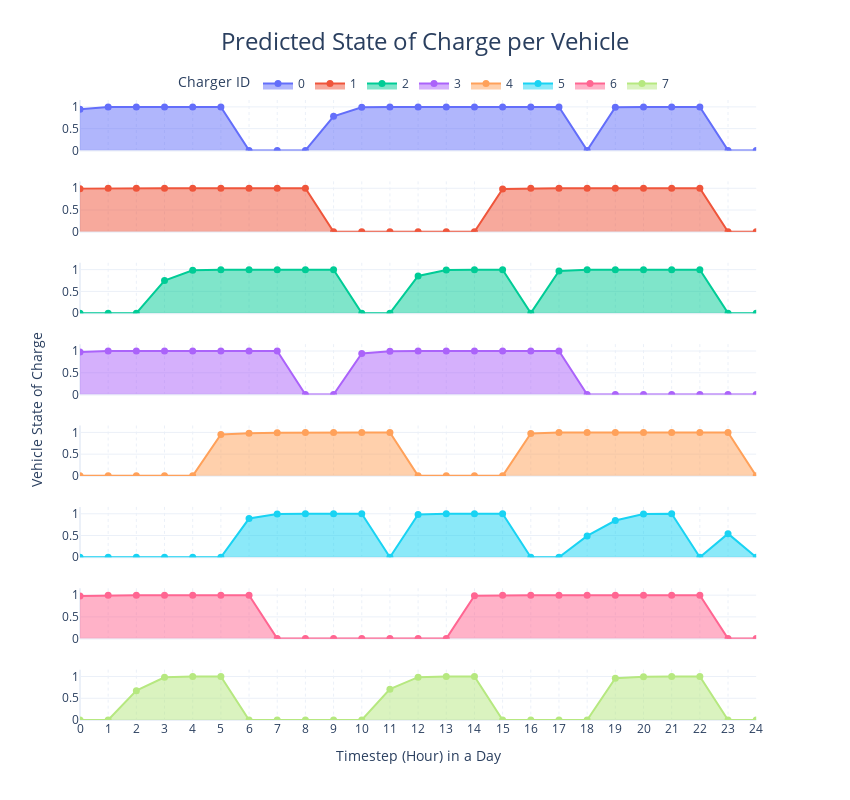

Notebook source saved alongside this figure:
### Code cell
fig = df_predicted_vehicle_soc.plot(kind="area", title="Predicted State of Charge per Vehicle", 
                                    template="plotly_white", y='Vehicle State of Charge', facet_row='Charger ID', 
                                    facet_row_spacing=0.05, color='Charger ID', markers=True, 
                                    labels=dict(index="Timestep (Hour) in a Day", value="", variable=""))
fig.update_yaxes(tickformat="%b", matches='y', title='')
fig.update_xaxes(dtick="M1", tickformat="%b", matches='x', griddash="dot", tickvals=[i for i in range(0, 25, 1)])
fig.update_traces(marker_size=7)
fig.for_each_annotation(lambda a: a.update(text="", font_size=24, y=1.07))
fig.add_annotation(x=-0.08, y=0.5, text="Vehicle State of Charge", textangle=-90, 
                   xref="paper", yref="paper", font_size=14, showarrow=False)
fig.update_layout(height=800, width=850, title=dict(xanchor="center", x=0.5, font_size=24),
                  legend=dict(orientation="h", yanchor="top", y=1.05, xanchor="center", x=0.5))
fig.show()

### Figure 1 — Plotly figure (JSON) as saved in the notebook; plotly's stock layout.template omitted (floating-point values rounded to 4 significant figures)
{"data": [{"fillpattern": {"shape": ""}, "hovertemplate": "Charger ID=0<br>Timestep (Hour) in a Day=%{x}<br>Vehicle State of Charge=%{y}<extra></extra>", "legendgroup": "0", "line": {"color": "#636efa"}, "marker": {"size": 7, "symbol": "circle"}, "mode": "markers+lines", "name": "0", "orientation": "v", "showlegend": true, "stackgroup": "1", "type": "scatter", "x": [0, 1, 2, 3, 4, 5, 6, 7, 8, 9, 10, 11, 12, 13, 14, 15, 16, 17, 18, 19, 20, 21, 22, 23, 24], "xaxis": "x8", "y": [0.9481, 0.9974, 0.9999, 1.0, 1.0, 1.0, 0, 0, 0, 0.7848, 0.9892, 0.9995, 1.0, 1.0, 1.0, 1.0, 1.0, 1.0, 0, 0.9938, 0.9997, 1.0, 1.0, 0, 0], "yaxis": "y8"}, {"fillpattern": {"shape": ""}, "hovertemplate": "Charger ID=1<br>Timestep (Hour) in a Day=%{x}<br>Vehicle State of Charge=%{y}<extra></extra>", "legendgroup": "1", "line": {"color": "#EF553B"}, "marker": {"size": 7, "symbol": "circle"}, "mode": "markers+lines", "name": "1", "orientation": "v", "showlegend": true, "stackgroup": "1", "type": "scatter", "x": [0, 1, 2, 3, 4, 5, 6, 7, 8, 9, 10, 11, 12, 13, 14, 15, 16, 17, 18, 19, 20, 21, 22, 23, 24], "xaxis": "x7", "y": [0.9918, 0.9996, 1.0, 1.0, 1.0, 1.0, 1.0, 1.0, 1.0, 0, 0, 0, 0, 0, 0, 0.9854, 0.9993, 1.0, 1.0, 1.0, 1.0, 1.0, 1.0, 0, 0], "yaxis": "y7"}, {"fillpattern": {"shape": ""}, "hovertemplate": "Charger ID=2<br>Timestep (Hour) in a Day=%{x}<br>Vehicle State of Charge=%{y}<extra></extra>", "legendgroup": "2", "line": {"color": "#00cc96"}, "marker": {"size": 7, "symbol": "circle"}, "mode": "markers+lines", "name": "2", "orientation": "v", "showlegend": true, "stackgroup": "1", "type": "scatter", "x": [0, 1, 2, 3, 4, 5, 6, 7, 8, 9, 10, 11, 12, 13, 14, 15, 16, 17, 18, 19, 20, 21, 22, 23, 24], "xaxis": "x6", "y": [0, 0, 0, 0.7488, 0.9874, 0.9994, 1.0, 1.0, 1.0, 1.0, 0, 0, 0.8534, 0.9927, 0.9996, 1.0, 0, 0.9679, 0.9984, 0.9999, 1.0, 1.0, 1.0, 0, 0], "yaxis": "y6"}, {"fillpattern": {"shape": ""}, "hovertemplate": "Charger ID=3<br>Timestep (Hour) in a Day=%{x}<br>Vehicle State of Charge=%{y}<extra></extra>", "legendgroup": "3", "line": {"color": "#ab63fa"}, "marker": {"size": 7, "symbol": "circle"}, "mode": "markers+lines", "name": "3", "orientation": "v", "showlegend": true, "stackgroup": "1", "type": "scatter", "x": [0, 1, 2, 3, 4, 5, 6, 7, 8, 9, 10, 11, 12, 13, 14, 15, 16, 17, 18, 19, 20, 21, 22, 23, 24], "xaxis": "x5", "y": [0.9762, 0.9981, 0.9993, 1.0, 1.0, 1.0, 1.0, 1.0, 0, 0, 0.945, 0.9971, 0.9989, 0.9999, 1.0, 1.0, 1.0, 1.0, 0, 0, 0, 0, 0, 0, 0], "yaxis": "y5"}, {"fillpattern": {"shape": ""}, "hovertemplate": "Charger ID=4<br>Timestep (Hour) in a Day=%{x}<br>Vehicle State of Charge=%{y}<extra></extra>", "legendgroup": "4", "line": {"color": "#FFA15A"}, "marker": {"size": 7, "symbol": "circle"}, "mode": "markers+lines", "name": "4", "orientation": "v", "showlegend": true, "stackgroup": "1", "type": "scatter", "x": [0, 1, 2, 3, 4, 5, 6, 7, 8, 9, 10, 11, 12, 13, 14, 15, 16, 17, 18, 19, 20, 21, 22, 23, 24], "xaxis": "x4", "y": [0, 0, 0, 0, 0, 0.9516, 0.9824, 0.9931, 0.9997, 0.9999, 1.0, 1.0, 0, 0, 0, 0, 0.975, 0.9987, 0.9996, 0.9999, 1.0, 1.0, 1.0, 1.0, 0], "yaxis": "y4"}, {"fillpattern": {"shape": ""}, "hovertemplate": "Charger ID=5<br>Timestep (Hour) in a Day=%{x}<br>Vehicle State of Charge=%{y}<extra></extra>", "legendgroup": "5", "line": {"color": "#19d3f3"}, "marker": {"size": 7, "symbol": "circle"}, "mode": "markers+lines", "name": "5", "orientation": "v", "showlegend": true, "stackgroup": "1", "type": "scatter", "x": [0, 1, 2, 3, 4, 5, 6, 7, 8, 9, 10, 11, 12, 13, 14, 15, 16, 17, 18, 19, 20, 21, 22, 23, 24], "xaxis": "x3", "y": [0, 0, 0, 0, 0, 0, 0.8903, 0.9945, 0.9997, 1.0, 1.0, 0, 0.9824, 0.9991, 1.0, 1.0, 0, 0, 0.4904, 0.8447, 0.9922, 0.9992, 0, 0.5427, 0], "yaxis": "y3"}, {"fillpattern": {"shape": ""}, "hovertemplate": "Charger ID=6<br>Timestep (Hour) in a Day=%{x}<br>Vehicle State of Charge=%{y}<extra></extra>", "legendgroup": "6", "line": {"color": "#FF6692"}, "marker": {"size": 7, "symbol": "circle"}, "mode": "markers+lines", "name": "6", "orientation": "v", "showlegend": true, "stackgroup": "1", "type": "scatter", "x": [0, 1, 2, 3, 4, 5, 6, 7, 8, 9, 10, 11, 12, 13, 14, 15, 16, 17, 18, 19, 20, 21, 22, 23, 24], "xaxis": "x2", "y": [0.9822, 0.9991, 1.0, 1.0, 1.0, 1.0, 1.0, 0, 0, 0, 0, 0, 0, 0, 0.9874, 0.9994, 1.0, 1.0, 1.0, 1.0, 1.0, 1.0, 1.0, 0, 0], "yaxis": "y2"}, {"fillpattern": {"shape": ""}, "hovertemplate": "Charger ID=7<br>Timestep (Hour) in a Day=%{x}<br>Vehicle State of Charge=%{y}<extra></extra>", "legendgroup": "7", "line": {"color": "#B6E880"}, "marker": {"size": 7, "symbol": "circle"}, "mode": "markers+lines", "name": "7", "orientation": "v", "showlegend": true, "stackgroup": "1", "type": "scatter", "x": [0, 1, 2, 3, 4, 5, 6, 7, 8, 9, 10, 11, 12, 13, 14, 15, 16, 17, 18, 19, 20, 21, 22, 23, 24], "xaxis": "x", "y": [0, 0, 0.6751, 0.9838, 0.9992, 1.0, 0, 0, 0, 0, 0, 0.7089, 0.9854, 0.9993, 1.0, 0, 0, 0, 0, 0.9602, 0.9932, 0.9997, 1.0, 0, 0], "yaxis": "y"}], "layout": {"annotations": [{"font": {"size": 24}, "showarrow": false, "text": "", "textangle": 90, "x": 0.98, "xanchor": "left", "xref": "paper", "y": 1.07, "yanchor": "middle", "yref": "paper"}, {"font": {"size": 24}, "showarrow": false, "text": "", "textangle": 90, "x": 0.98, "xanchor": "left", "xref": "paper", "y": 1.07, "yanchor": "middle", "yref": "paper"}, {"font": {"size": 24}, "showarrow": false, "text": "", "textangle": 90, "x": 0.98, "xanchor": "left", "xref": "paper", "y": 1.07, "yanchor": "middle", "yref": "paper"}, {"font": {"size": 24}, "showarrow": false, "text": "", "textangle": 90, "x": 0.98, "xanchor": "left", "xref": "paper", "y": 1.07, "yanchor": "middle", "yref": "paper"}, {"font": {"size": 24}, "showarrow": false, "text": "", "textangle": 90, "x": 0.98, "xanchor": "left", "xref": "paper", "y": 1.07, "yanchor": "middle", "yref": "paper"}, {"font": {"size": 24}, "showarrow": false, "text": "", "textangle": 90, "x": 0.98, "xanchor": "left", "xref": "paper", "y": 1.07, "yanchor": "middle", "yref": "paper"}, {"font": {"size": 24}, "showarrow": false, "text": "", "textangle": 90, "x": 0.98, "xanchor": "left", "xref": "paper", "y": 1.07, "yanchor": "middle", "yref": "paper"}, {"font": {"size": 24}, "showarrow": false, "text": "", "textangle": 90, "x": 0.98, "xanchor": "left", "xref": "paper", "y": 1.07, "yanchor": "middle", "yref": "paper"}, {"font": {"size": 14}, "showarrow": false, "text": "Vehicle State of Charge", "textangle": -90, "x": -0.08, "xref": "paper", "y": 0.5, "yref": "paper"}], "height": 800, "legend": {"orientation": "h", "title": {"text": "Charger ID"}, "tracegroupgap": 0, "x": 0.5, "xanchor": "center", "y": 1.05, "yanchor": "top"}, "title": {"font": {"size": 24}, "text": "Predicted State of Charge per Vehicle", "x": 0.5, "xanchor": "center"}, "width": 850, "xaxis": {"anchor": "y", "domain": [0, 0.98], "dtick": "M1", "griddash": "dot", "matches": "x", "tickformat": "%b", "tickvals": [0, 1, 2, 3, 4, 5, 6, 7, 8, 9, 10, 11, 12, 13, 14, 15, 16, 17, 18, 19, 20, 21, 22, 23, 24], "title": {"text": "Timestep (Hour) in a Day"}}, "xaxis2": {"anchor": "y2", "domain": [0, 0.98], "dtick": "M1", "griddash": "dot", "matches": "x", "showticklabels": false, "tickformat": "%b", "tickvals": [0, 1, 2, 3, 4, 5, 6, 7, 8, 9, 10, 11, 12, 13, 14, 15, 16, 17, 18, 19, 20, 21, 22, 23, 24]}, "xaxis3": {"anchor": "y3", "domain": [0, 0.98], "dtick": "M1", "griddash": "dot", "matches": "x", "showticklabels": false, "tickformat": "%b", "tickvals": [0, 1, 2, 3, 4, 5, 6, 7, 8, 9, 10, 11, 12, 13, 14, 15, 16, 17, 18, 19, 20, 21, 22, 23, 24]}, "xaxis4": {"anchor": "y4", "domain": [0, 0.98], "dtick": "M1", "griddash": "dot", "matches": "x", "showticklabels": false, "tickformat": "%b", "tickvals": [0, 1, 2, 3, 4, 5, 6, 7, 8, 9, 10, 11, 12, 13, 14, 15, 16, 17, 18, 19, 20, 21, 22, 23, 24]}, "xaxis5": {"anchor": "y5", "domain": [0, 0.98], "dtick": "M1", "griddash": "dot", "matches": "x", "showticklabels": false, "tickformat": "%b", "tickvals": [0, 1, 2, 3, 4, 5, 6, 7, 8, 9, 10, 11, 12, 13, 14, 15, 16, 17, 18, 19, 20, 21, 22, 23, 24]}, "xaxis6": {"anchor": "y6", "domain": [0, 0.98], "dtick": "M1", "griddash": "dot", "matches": "x", "showticklabels": false, "tickformat": "%b", "tickvals": [0, 1, 2, 3, 4, 5, 6, 7, 8, 9, 10, 11, 12, 13, 14, 15, 16, 17, 18, 19, 20, 21, 22, 23, 24]}, "xaxis7": {"anchor": "y7", "domain": [0, 0.98], "dtick": "M1", "griddash": "dot", "matches": "x", "showticklabels": false, "tickformat": "%b", "tickvals": [0, 1, 2, 3, 4, 5, 6, 7, 8, 9, 10, 11, 12, 13, 14, 15, 16, 17, 18, 19, 20, 21, 22, 23, 24]}, "xaxis8": {"anchor": "y8", "domain": [0, 0.98], "dtick": "M1", "griddash": "dot", "matches": "x", "showticklabels": false, "tickformat": "%b", "tickvals": [0, 1, 2, 3, 4, 5, 6, 7, 8, 9, 10, 11, 12, 13, 14, 15, 16, 17, 18, 19, 20, 21, 22, 23, 24]}, "yaxis": {"anchor": "x", "domain": [0, 0.08125], "matches": "y", "tickformat": "%b", "title": {"text": ""}}, "yaxis2": {"anchor": "x2", "domain": [0.1312, 0.2125], "matches": "y", "tickformat": "%b", "title": {"text": ""}}, "yaxis3": {"anchor": "x3", "domain": [0.2625, 0.3437], "matches": "y", "tickformat": "%b", "title": {"text": ""}}, "yaxis4": {"anchor": "x4", "domain": [0.3937, 0.475], "matches": "y", "tickformat": "%b", "title": {"text": ""}}, "yaxis5": {"anchor": "x5", "domain": [0.525, 0.6062], "matches": "y", "tickformat": "%b", "title": {"text": ""}}, "yaxis6": {"anchor": "x6", "domain": [0.6562, 0.7375], "matches": "y", "tickformat": "%b", "title": {"text": ""}}, "yaxis7": {"anchor": "x7", "domain": [0.7875, 0.8687], "matches": "y", "tickformat": "%b", "title": {"text": ""}}, "yaxis8": {"anchor": "x8", "domain": [0.9187, 1], "matches": "y", "tickformat": "%b", "title": {"text": ""}}}}
